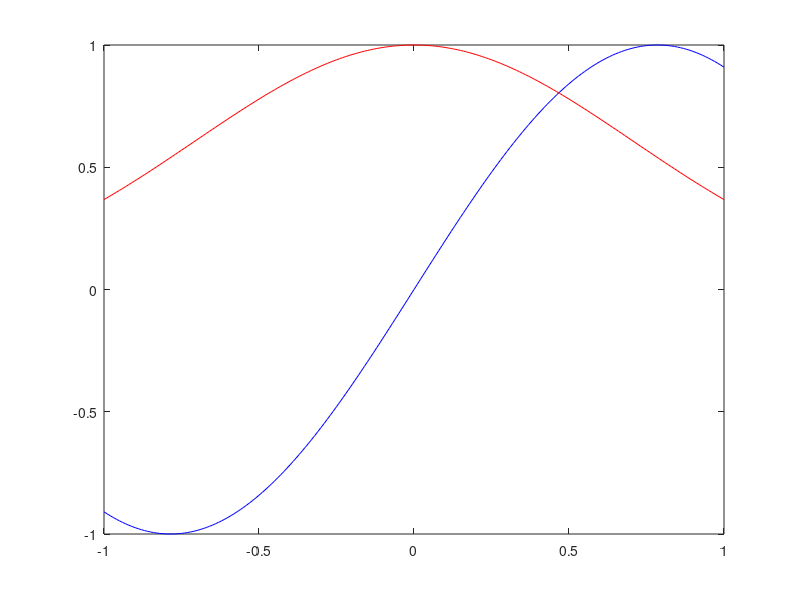
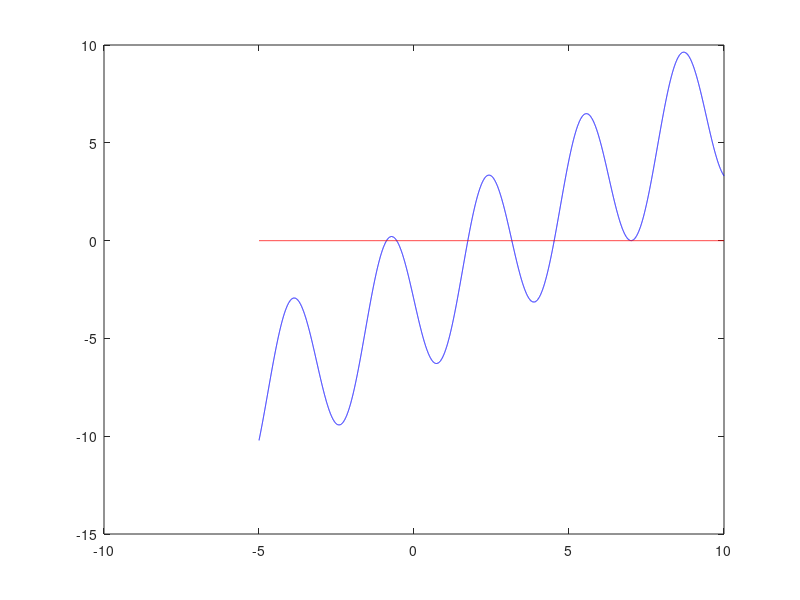

The MATLAB source for these figures, in order:
clear
clf

% Evaluating f(x) = sin(2x), x = 0.5
z = 0.5;
y = sin(2*z);
msgbox(['sin(2*0.5) = ', num2str(y)], 'Result')

% Plotting f(x) and g(x) on [-1, 1]
x =  [-1:0.01:1];
f = sin(2*x);
g = exp(-x.^2);

figure(1)
plot(x, f, 'b-')
hold on
plot(x, g, 'r-')
hold off

% Finding zeroes
x = [-5:0.001:10];
h = x-4*sin(2*x)-3-3/80;
line = 0*x;
figure(2)
plot(x, h, 'b-')
hold on
plot(x, line, 'r-')
hold off
